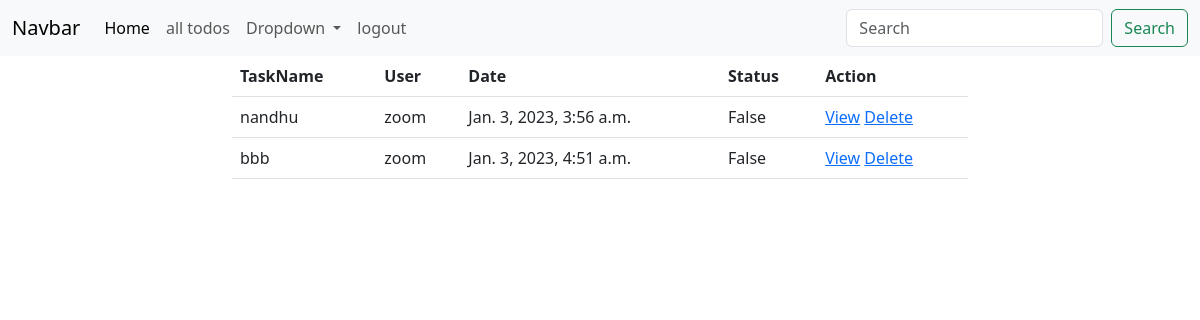
The app's page /task/all (signed in) with its own data.
### task/models.py (models this page shows, shortened)
class Tasks(models.Model):
    task_name=models.CharField(max_length=200)
    created_date=models.DateTimeField(auto_now_add=True)
    status=models.BooleanField(default=False)
    user=models.ForeignKey(User,on_delete=models.CASCADE)

### task/views.py (the view)
# urls.py: path("task/all",views.TaskListView.as_view(),name="task-list"),
@method_decorator(signin_required,name="dispatch")
class TaskListView(ListView):
    model=Tasks
    template_name="task-list.html"
    context_object_name="todos"
    def get_queryset(self):
        return Tasks.objects.filter(user=self.request.user)

### task/views.py (called while the page is built)
def signin_required(fn):
    def wrapper(request,*args,**kwargs):
        if not request.user.is_authenticated:
            messages.error(request,"you must login")
            return redirect("signin")
        else:
            return fn(request,*args,**kwargs)
    return wrapper

### task/templates/task-list.html (shortened to what this page needs)
{%extends 'base.html'%}
{%block body%}
<div class="container">
    <div class="row">
        <div class="col-2"></div>
        <div class="col-8">
            <table class="table">
                <tr>
                    <th>TaskName</th>
                    <th>User</th>
                    <th>Date</th>
                    <th>Status</th>
                    <th>Action</th>
                </tr>
                {%for t in todos%}
                <tr>
                    <td>{{t.task_name}}</td>
                    <td>{{t.user}}</td>
                    <td>{{t.created_date}}</td>
                    <td>{{t.status}}</td>
                    <td>
                        <a href="{%url 'task-detail' t.id%}">View</a>
                        <a href="{%url 'task-delete' t.id%}">Delete</a>
                    </td>
                </tr>
                {%endfor%}
            </table>
        </div>
        <div class="col-2"></div>
    </div>
</div>
{%endblock%}

### records on screen
Tasks: task_name "nandhu", user "zoom", created_date "Jan. 3, 2023, 3:56 a.m.", status "False"
Tasks: task_name "bbb", user "zoom", created_date "Jan. 3, 2023, 4:51 a.m.", status "False"
